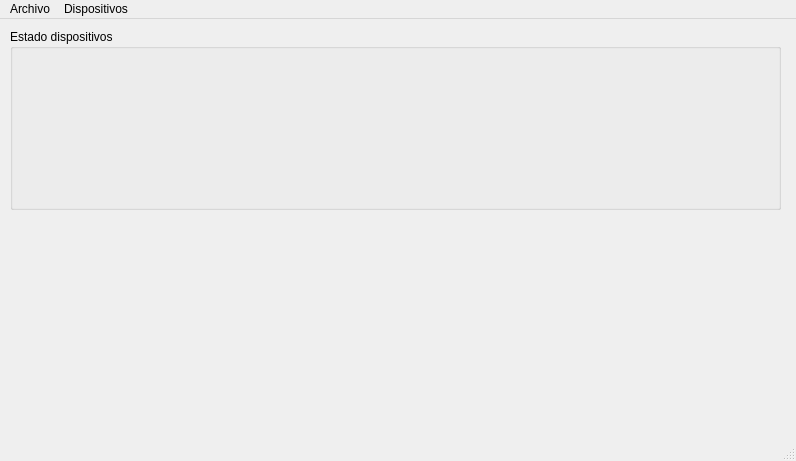
<?xml version="1.0" encoding="UTF-8"?>
<ui version="4.0">
 <class>MainWindow</class>
 <widget class="QMainWindow" name="MainWindow">
  <property name="geometry">
   <rect>
    <x>0</x>
    <y>0</y>
    <width>796</width>
    <height>461</height>
   </rect>
  </property>
  <property name="sizePolicy">
   <sizepolicy hsizetype="Fixed" vsizetype="Fixed">
    <horstretch>0</horstretch>
    <verstretch>0</verstretch>
   </sizepolicy>
  </property>
  <property name="windowTitle">
   <string>MainWindow</string>
  </property>
  <widget class="QWidget" name="centralwidget">
   <widget class="QGroupBox" name="groupBox">
    <property name="geometry">
     <rect>
      <x>10</x>
      <y>10</y>
      <width>771</width>
      <height>181</height>
     </rect>
    </property>
    <property name="title">
     <string>Estado dispositivos</string>
    </property>
   </widget>
  </widget>
  <widget class="QMenuBar" name="menuPrincipal">
   <property name="geometry">
    <rect>
     <x>0</x>
     <y>0</y>
     <width>796</width>
     <height>22</height>
    </rect>
   </property>
   <widget class="QMenu" name="menuArchivo">
    <property name="title">
     <string>Archivo</string>
    </property>
    <addaction name="actionGuardar"/>
   </widget>
   <widget class="QMenu" name="menuDispositivos">
    <property name="title">
     <string>Dispositivos</string>
    </property>
    <widget class="QMenu" name="menuArduino">
     <property name="title">
      <string>Arduino</string>
     </property>
     <widget class="QMenu" name="menuPuertos">
      <property name="title">
       <string>Puerto</string>
      </property>
      <addaction name="actionSeleccionarPuerto"/>
      <addaction name="separator"/>
     </widget>
     <addaction name="conectarArduino"/>
     <addaction name="actionDesconectar"/>
     <addaction name="menuPuertos"/>
    </widget>
    <addaction name="separator"/>
    <addaction name="menuArduino"/>
   </widget>
   <addaction name="menuArchivo"/>
   <addaction name="menuDispositivos"/>
  </widget>
  <widget class="QStatusBar" name="statusbar"/>
  <action name="actionGuardar">
   <property name="text">
    <string>Guardar</string>
   </property>
  </action>
  <action name="conectarArduino">
   <property name="text">
    <string>Conectar</string>
   </property>
  </action>
  <action name="actionj_2">
   <property name="text">
    <string>j</string>
   </property>
  </action>
  <action name="actionCOM_1">
   <property name="text">
    <string>COM 1</string>
   </property>
  </action>
  <action name="actionDesconectar">
   <property name="enabled">
    <bool>false</bool>
   </property>
   <property name="text">
    <string>Desconectar</string>
   </property>
  </action>
  <action name="actionSeleccionarPuerto">
   <property name="enabled">
    <bool>false</bool>
   </property>
   <property name="text">
    <string>Seleccionar Puerto</string>
   </property>
   <property name="font">
    <font>
     <kerning>true</kerning>
    </font>
   </property>
  </action>
 </widget>
 <resources/>
 <connections/>
</ui>
